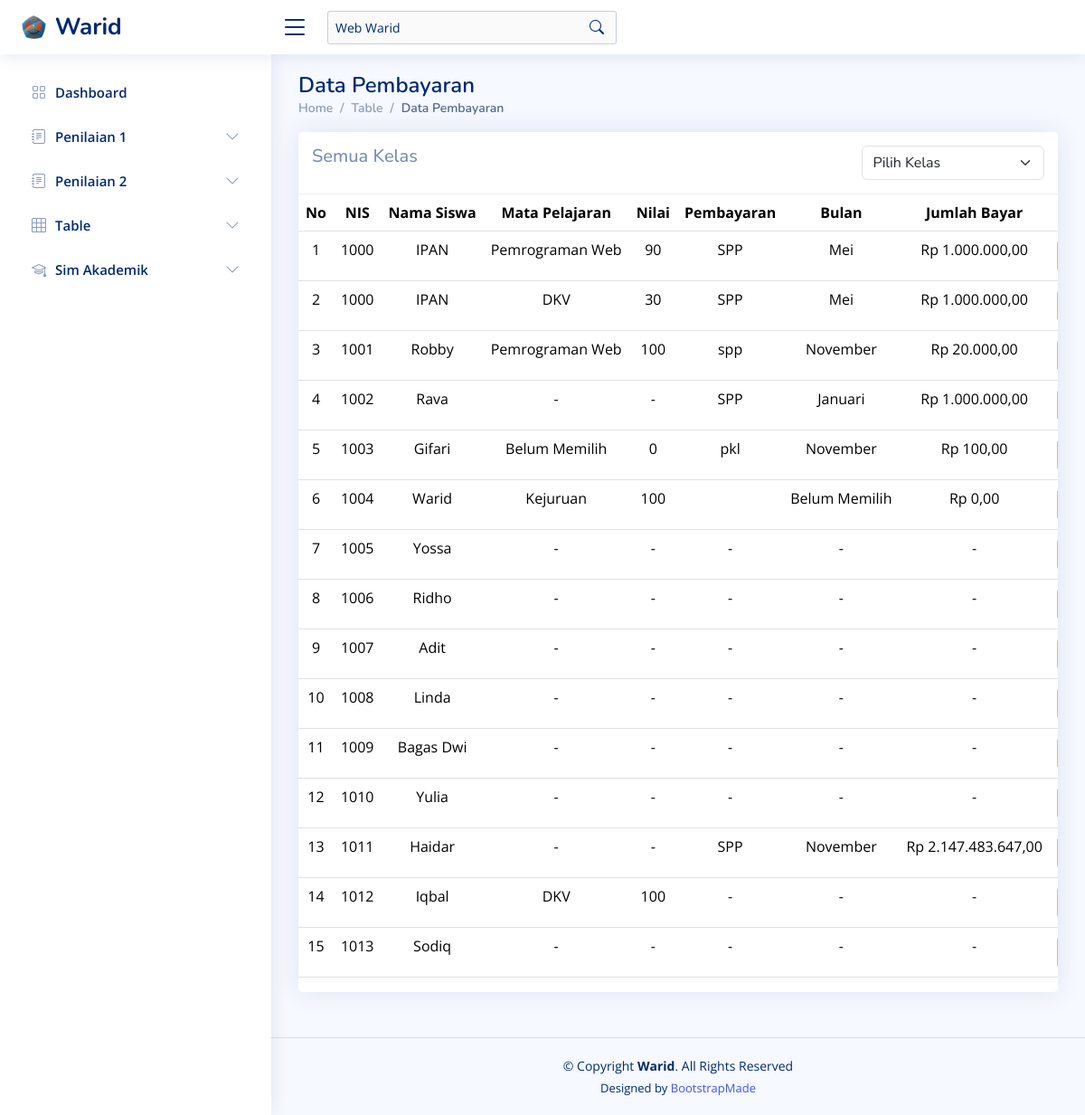
/?page=data_sim_akademik, run on the app's committed database.
### tables this page shows
CREATE TABLE `siswa` (
  `id_siswa` int(11) NOT NULL,
  `nama_siswa` varchar(255) NOT NULL,
  `kelas` varchar(10) NOT NULL
);

CREATE TABLE `nilai_siswa` (
  `id_nilai_siswa` int(10) NOT NULL,
  `id_siswa` int(10) NOT NULL,
  `mata_pelajaran` varchar(255) NOT NULL,
  `nilai` int(10) NOT NULL
);

CREATE TABLE `pembayaran_siswa` (
  `id_pembayaran_siswa` int(10) NOT NULL,
  `id_siswa` int(10) NOT NULL,
  `pembayaran` varchar(10) NOT NULL,
  `bulan` varchar(20) NOT NULL,
  `jumlah_bayar` int(10) NOT NULL
);

### assets/components/sim_akademik_warid/data_sim_akademik.php (the view, shortened to what this page needs)
<?php
$pageName = 'data_sim_akademik';
?>
<main id="main" class="main">
    <div class="pagetitle">
        <h1>Data Pembayaran</h1>
        <nav>
            <ol class="breadcrumb">
                <li class="breadcrumb-item"><a href="?page=dashboard">Home</a></li>
                <li class="breadcrumb-item">Table</li>
                <li class="breadcrumb-item active">Data Pembayaran</li>
            </ol>
        </nav>
    </div>
    <?php
    if (isset($_POST['kelas_siswa'])) {
        $kelas_siswa = $_POST['kelas_siswa'];
        if ($kelas_siswa == "Semua Kelas") {
            $kelas_query = "";
        } else {
            $kelas_query = "WHERE siswa.kelas ='$kelas_siswa'";
        }
    } else {
        $kelas_siswa = "Semua Kelas";
        $kelas_query = "";
    }
    ?>
    <section class="section">
        <div class="row">
            <div class="col-lg-12">
                <div class="card">
                    <h5 class="card-header d-flex">
                        <span class="col-sm-9"><?php echo $kelas_siswa; ?></span>
                        <form class="col-sm-3" action="?page=<?php echo $pageName ?>" method="post">
                            <select class="form-select" name="kelas_siswa" id="kelas_siswa" onchange="this.form.submit()">
                                <option value="Belum Memilih">Pilih Kelas</option>
                            </select>
                        </form>
                    </h5>
                    <div class="table-responsive text-nowrap">
                        <table class="table" style="text-align:center">
                            <thead>
                                <tr>
                                    <th>No</th>
                                    <th>NIS</th>
                                    <th>Nama Siswa</th>
                                    <th>Mata Pelajaran</th>
                                    <th>Nilai</th>
                                    <th>Pembayaran</th>
                                    <th>Bulan</th>
                                    <th>Jumlah Bayar</th>
                                    <th>Aksi</th>
                                </tr>
                            </thead>
                            <tbody class="table-border-bottom-0" id="myTable">
                                <?php
                                $no = 1;
                                $result = mysqli_query($koneksi1, "SELECT siswa.id_siswa AS siswa_id, siswa.nama_siswa, nilai_siswa.*, pembayaran_siswa.* FROM siswa LEFT JOIN nilai_siswa ON siswa.id_siswa = nilai_siswa.id_siswa LEFT JOIN pembayaran_siswa ON siswa.id_siswa = pembayaran_siswa.id_siswa $kelas_query ORDER BY siswa.id_siswa");
                                while ($data = mysqli_fetch_assoc($result)) {
                                ?>
                                    <tr>
                                        <td><?php echo $no++; ?></td>
                                        <td><?php echo $data['siswa_id']; ?></td>
                                        <td><?php echo $data['nama_siswa']; ?></td>
                                        <td><?php echo $data['mata_pelajaran'] ?? '-'; ?></td>
                                        <td><?php echo $data['nilai'] ?? '-'; ?></td>
                                        <td><?php echo $data['pembayaran'] ?? '-'; ?></td>
                                        <td><?php echo $data['bulan'] ?? '-'; ?></td>
                                        <td><?php echo isset($data['jumlah_bayar']) ? "Rp " . number_format($data['jumlah_bayar'], 2, ",", ".") : '-'; ?></td>
                                        <td>
                                        </td>
                                    </tr>
                                <?php } ?>
                            </tbody>
                        </table>
                    </div>
                </div>
            </div>
        </div>
</main>

### assets/css/style.css (style rules this page uses)
:root { scroll-behavior: smooth; }
body { font-family: "Open Sans", sans-serif; background: #f6f9ff; color: #444444; }
a { color: #4154f1; text-decoration: none; }
h1, h2, h3, h4, h5, h6 { font-family: "Nunito", sans-serif; }
#main { margin-top: 60px; padding: 20px 30px; transition: all 0.3s; }
.pagetitle { margin-bottom: 10px; }
.pagetitle h1 { font-size: 24px; margin-bottom: 0; font-weight: 600; color: #012970; }
.card { margin-bottom: 30px; border: none; border-radius: 5px; box-shadow: 0px 0 30px rgba(1, 41, 112, 0.1); }
.card-header, .card-footer { border-color: #ebeef4; background-color: #fff; color: #798eb3; padding: 15px; }
.breadcrumb { font-size: 14px; font-family: "Nunito", sans-serif; color: #899bbd; font-weight: 600; }
.breadcrumb a { color: #899bbd; transition: 0.3s; }
.breadcrumb .breadcrumb-item::before { color: #899bbd; }
.breadcrumb .active { color: #51678f; font-weight: 600; }
@media (min-width: 1200px) { #main, #footer { margin-left: 300px; } }

### data on the page
siswa: id_siswa "1000", nama_siswa "IPAN", nilai_siswa.mata_pelajaran "Pemrograman Web", nilai_siswa.nilai "90", pembayaran_siswa.pembayaran "SPP", pembayaran_siswa.bulan "Mei", pembayaran_siswa.jumlah_bayar "1.000.000,00", nilai_siswa.mata_pelajaran "DKV", nilai_siswa.nilai "30"
siswa: id_siswa "1001", nama_siswa "Robby", nilai_siswa.mata_pelajaran "Pemrograman Web", nilai_siswa.nilai "100", pembayaran_siswa.pembayaran "spp", pembayaran_siswa.bulan "November", pembayaran_siswa.jumlah_bayar "20.000,00"
pembayaran_siswa: id_siswa.id_siswa "1002", id_siswa.nama_siswa "Rava", mata_pelajaran "-", nilai "-", pembayaran "SPP", bulan "Januari", jumlah_bayar "1.000.000,00"
siswa: id_siswa "1003", nama_siswa "Gifari", nilai_siswa.mata_pelajaran "Belum Memilih", nilai_siswa.nilai "0", pembayaran_siswa.pembayaran "pkl", pembayaran_siswa.bulan "November", pembayaran_siswa.jumlah_bayar "100,00"
siswa: id_siswa "1004", nama_siswa "Warid", nilai_siswa.mata_pelajaran "Kejuruan", nilai_siswa.nilai "100", pembayaran_siswa.bulan "Belum Memilih", pembayaran_siswa.jumlah_bayar "0,00"
siswa: id_siswa "1005", nama_siswa "Yossa", mata_pelajaran "-", nilai "-", pembayaran "-", bulan "-"
siswa: id_siswa "1006", nama_siswa "Ridho", mata_pelajaran "-", nilai "-", pembayaran "-", bulan "-"
siswa: id_siswa "1007", nama_siswa "Adit", mata_pelajaran "-", nilai "-", pembayaran "-", bulan "-"
siswa: id_siswa "1008", nama_siswa "Linda", mata_pelajaran "-", nilai "-", pembayaran "-", bulan "-"
siswa: id_siswa "1009", nama_siswa "Bagas Dwi", mata_pelajaran "-", nilai "-", pembayaran "-", bulan "-"
siswa: id_siswa "1010", nama_siswa "Yulia", mata_pelajaran "-", nilai "-", pembayaran "-", bulan "-"
pembayaran_siswa: id_siswa.id_siswa "1011", id_siswa.nama_siswa "Haidar", mata_pelajaran "-", nilai "-", pembayaran "SPP", bulan "November", jumlah_bayar "2.147.483.647,00"
nilai_siswa: id_siswa.id_siswa "1012", id_siswa.nama_siswa "Iqbal", mata_pelajaran "DKV", nilai "100", pembayaran "-", bulan "-"
siswa: id_siswa "1013", nama_siswa "Sodiq", mata_pelajaran "-", nilai "-", pembayaran "-", bulan "-"

### other printed values
$kelas_siswa "Semua Kelas"
